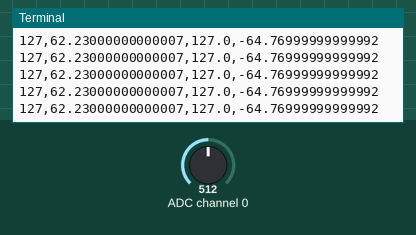
Recording of a program running on a simulated Raspberry Pi (BCM pin numbers). On the bench: the last lines printed to the terminal. The inputs (shaded band) are chosen by the test bench; at power-on: ADC channel 0 = 512 (analog values on the 0–1023 scale). The clock reads 2024-03-15 10:24:30 at power-on unless the program sets it; files the program writes start out absent.

Above: at 1.2 s.
1.3 s: ADC channel 0 set to 0
At 1.8 s:
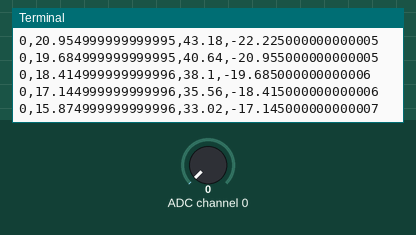
3.4 s: ADC channel 0 set to 122
At 4.1 s:
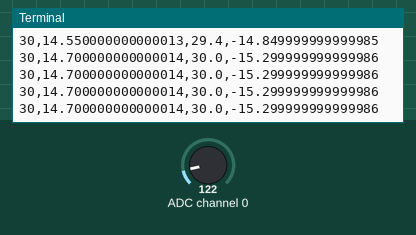
Timing chart, 0 to 6.4 s (numbered marks = the images above; inputs shaded):
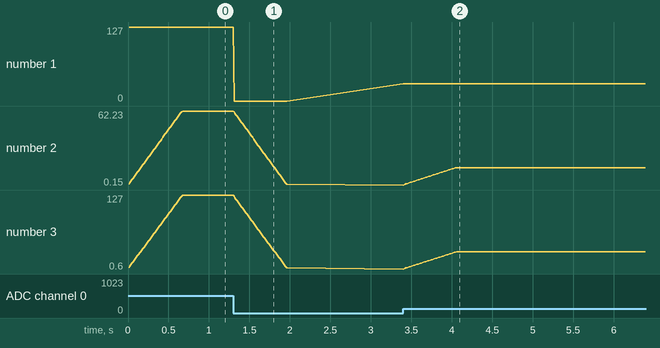

Measured:
- after the input at 1.3 s, the terminal: prints a new line at once (image 1)
- after the input at 3.4 s, the terminal: prints a new line at once (image 2)
- plotted number 1: 127 → 0 after the input at 1.3 s, 0 → 30 after the input at 3.4 s
- plotted number 2: 62.23 → 0.64 after the input at 1.3 s, 0.64 → 14.7 after the input at 3.4 s
- plotted number 3: 2.54 → 30 after the input at 3.4 s

The program:

papils_20221007.py
```python
# -*- coding: utf-8 -*-
import smbus
import time
import datetime
import numpy as np
import csv

#グローバル変数
#窓用配列
list_raw = []
list_seki = []

#窓の大きさ指定
num = 50
#データ取得の幅
dt = 0.01

#積分用
for i in range(num):
    list_raw.insert(0, 0)
    list_seki.insert(0, 0)
sum_seki = 0


now = datetime.datetime.now()
filename_raw = './rawdata/rawdata_' + now.strftime('%Y%m%d_%H%M') + '.csv'
filename_data = './data/data_' + now.strftime('%Y%m%d_%H%M') + '.csv'
print(now.strftime('%Y%m%d_%H') + '.csv')

#datafileの項目名
f = open(filename_data, mode='a', newline="")
f.write("raw,integrl,average,integrl-average\n")
f.close()

#デバイスのアドレス 0x48
addr = 0x48
i2c = smbus.SMBus(1)
time_sta = time.time()
before_time = time_sta

def sekibun(data, sum_seki):
    list_seki.insert(0, ((data[0] + data[1]) * dt) / 2)
    sum_seki += list_seki[0]  # 積分値追加
    sum_seki -= list_seki[num - 1]  # 古い積分値削除
    list_seki.pop(num)
    return sum

def ave(data):
    sum = 0
    for i in range(len(data)):
        sum += data[i]
    ave = sum / num
    return ave

def csvinput(filename,data):
    f = open(filename, mode='a', newline="")
    f.write(str(data))
    f.write("\n")
    f.close()

def papils():
    #コマンドフォーマット　アドレス　読み込みたいデータのアドレス　データ数
    #    rawdata=i2c.read_i2c_block_data(addr,addr,1)
    #rawdata = i2c.read_word_data(addr, addr)
    rawdata = i2c.read_byte_data(addr, addr)
    return rawdata

while 1:
    now_time = time.time()
#   print(now_time)
    data = papils()
    csvinput(filename_raw, data)
    if now_time - before_time >= dt:
        before_time = now_time
#       print(now_time)
#        print(data)
        list_raw.insert(0, data)
        list_raw.pop(num)
#        seki_data = sekibun(list_raw,sum_seki)
#        print(sum_seki)

        list_seki.insert(0, ((list_raw[0] + list_raw[1]) * dt) / 2)
        sum_seki += list_seki[0]  # 積分値追加
        sum_seki -= list_seki[num - 1]  # 古い積分値削除
        list_seki.pop(num)

#        ave_data = ave(list_raw)

        ave_data = (np.sum(list_raw)) / num

        csvdata = (str(data) + "," + str(sum_seki)+"," + str(ave_data) + "," + str(sum_seki-ave_data))
        print(csvdata)
        csvinput(filename_data, csvdata)
```
